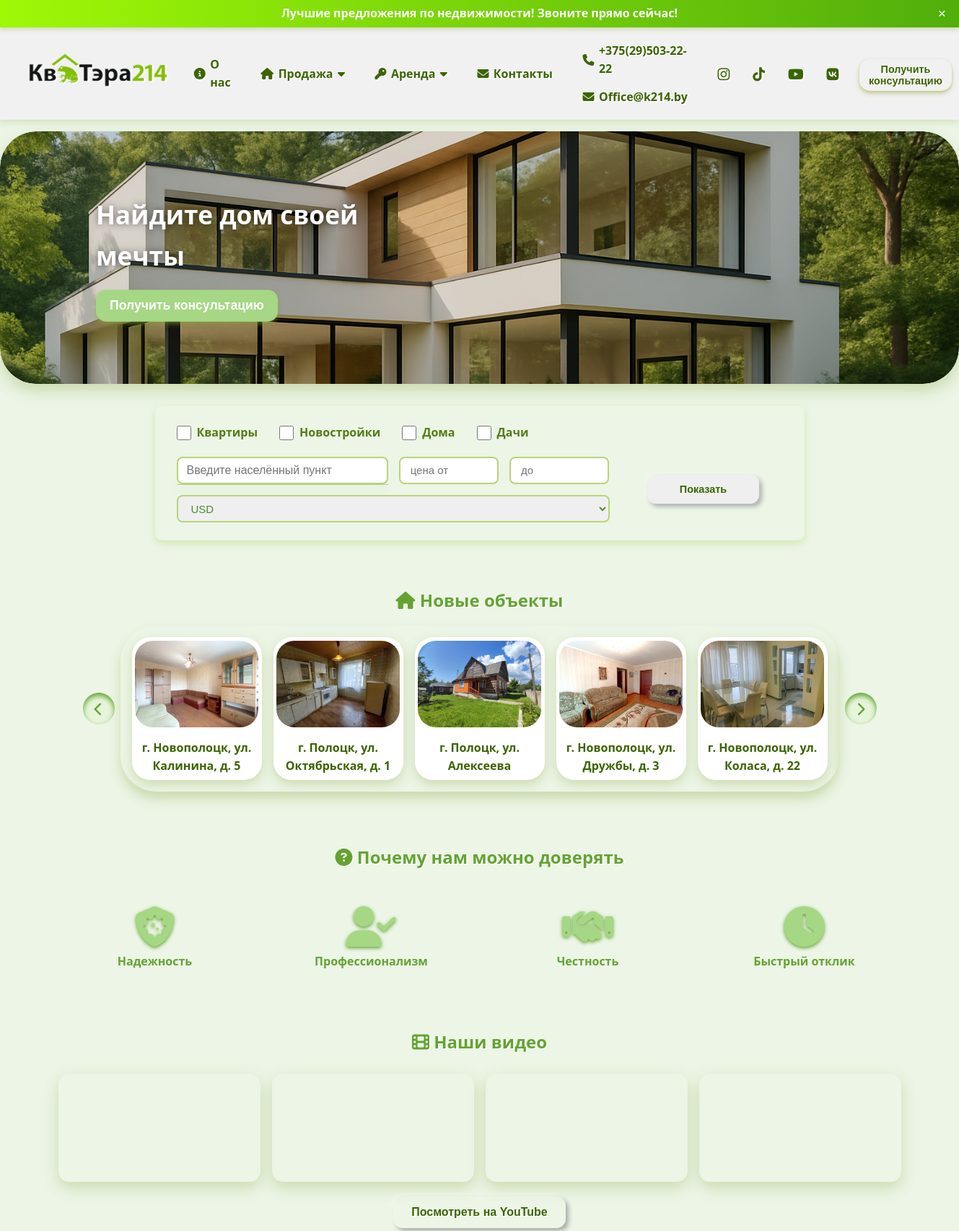
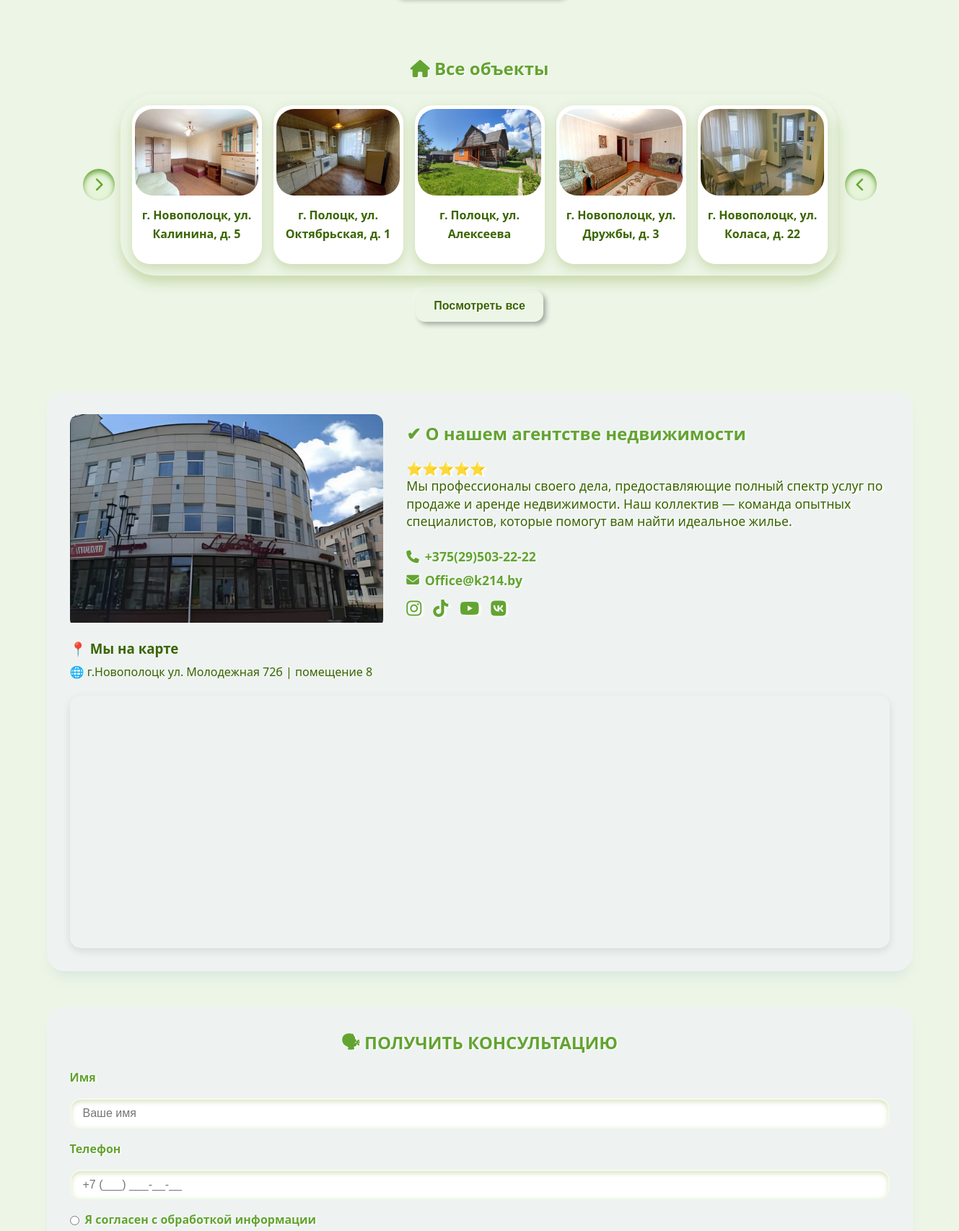
The page / (upper part) on the database its author committed (2 pictures, top to bottom).
### webapp/models.py (models this page shows, shortened)
class Contact(models.Model):
    name = models.CharField(max_length=255)
    phone = models.CharField(max_length=20, default='phone')
    phone_two = models.CharField(max_length=20, default='phone')
    email = models.EmailField()

class SocialNetwork(models.Model):
    contact = models.ForeignKey(Contact, related_name='social_networks', on_delete=models.CASCADE)
    name = models.CharField(max_length=100)
    url = models.URLField()
    icon = models.CharField(max_length=100, help_text='Название иконки (например, fa-facebook) или путь')

class MainSliderPhoto(models.Model):
    name_photo = models.ForeignKey(MainSlider, related_name='photos', on_delete=models.CASCADE)
    photo = models.ImageField(upload_to='main_slider_photos/')
    desc_text = models.CharField(max_length=255, blank=True)

class MainSlider(models.Model):
    name = models.CharField("Название", max_length=255)

class Property(models.Model):
    CURRENCY_CHOICES = [
        ('USD', 'USD'),
        ('BYN', 'BYN'),
    ]
    name = models.CharField(max_length=255)
    slug = models.SlugField(max_length=255, unique=True, blank=True, null=True)
    description = models.TextField()
    notes = models.TextField(default='Примечание')
    address = models.CharField(max_length=500)
    price = models.DecimalField(max_digits=12, decimal_places=2)
    floor = models.TextField(help_text='Этаж', default=0)
    many_rooms = models.TextField(help_text='Сколько комнат', default=0)
    area = models.FloatField(help_text='Площадь в квадратных метрах')
    area_ga = models.FloatField(help_text='Площадь в гектарах/сотках', null=True, blank=True)
    date_posted = models.DateField(auto_now_add=True)
    is_sale = models.BooleanField(default=True)
    is_rent = models.BooleanField(default=True)
    is_active_new = models.BooleanField(default=True)
    is_active_house = models.BooleanField(default=True)
    is_active_country_house = models.BooleanField(default=True)
    is_active_apartment = models.BooleanField(default=True)
    is_active_sold = models.BooleanField(default=False)
    contacts = models.ManyToManyField(Contact, related_name='properties')
    currency = models.CharField(max_length=3, choices=CURRENCY_CHOICES, default='USD')

class PropertyPhoto(models.Model):
    property = models.ForeignKey(Property, related_name='photos', on_delete=models.CASCADE)
    photo = models.ImageField(upload_to='property_photos/')
    alt_text = models.CharField(max_length=255, blank=True)

### webapp/views.py (the view, shortened to what this page needs)
# urls.py: path('', views.index, name='index'),
def index(request):
    properties = Property.objects.all()
    sliders = MainSlider.objects.prefetch_related('photos').all()
    property_types = request.GET.getlist('property_type')
    direction = request.GET.get('direction', '').strip()
    if direction:
        properties = properties.filter(address__icontains=direction)
    price_min = request.GET.get('price_min')
    if price_min:
        try:
            price_min = float(price_min)
            properties = properties.filter(price__gte=price_min)
        except (ValueError, TypeError):
            pass
    price_max = request.GET.get('price_max')
    if price_max:
        try:
            price_max = float(price_max)
            properties = properties.filter(price__lte=price_max)
        except (ValueError, TypeError):
            pass
    currency = request.GET.get('currency')
    if currency:
        valid_currencies = dict(Property.CURRENCY_CHOICES).keys()
        if currency.upper() in valid_currencies:
            properties = properties.filter(currency=currency.upper())
    addresses = Property.objects.values_list('address', flat=True).distinct()
    cities_set = set()
    for addr in addresses:
        if addr and "," in addr:
            city = addr.split(",")[0].strip()
        else:
            city = addr
        cities_set.add(city)
    cities = sorted(cities_set)
    context = {
        'properties_new': Property.objects.filter(is_active_new=True).prefetch_related('photos'),
        'properties_all': properties.prefetch_related('photos'),
        'cities': cities,
        'sliders': sliders,
    }
    return render(request, 'webapp/index.html', context)

### webapp/context_processors.py (called while the page is built)
def contact_data(request):
    contact = Contact.objects.prefetch_related('social_networks').first()
    return {
        'contact': contact,
    }

### webapp/templates/webapp/index.html (shortened to what this page needs)
{% extends 'main/base.html' %}
{% load static %}
{% block content %}
    {% include 'main/main_slider.html' %}
    {% include 'webapp/filter.html' %}
    {% include 'main/new_objects_slider.html' %}
    <section class="trust-section">
        <h2><i class="fa-solid fa-circle-question"></i> Почему нам можно доверять</h2>
        <div class="trust-items">
            <div class="trust-item">
                <i class="fa-solid fa-shield-virus"></i>
                <p>Надежность</p>
            </div>
            <div class="trust-item">
                <i class="fa-solid fa-user-check"></i>
                <p>Профессионализм</p>
            </div>
            <div class="trust-item">
                <i class="fa-solid fa-handshake"></i>
                <p>Честность</p>
            </div>
            <div class="trust-item">
                <i class="fa-solid fa-clock"></i>
                <p>Быстрый отклик</p>
            </div>
        </div>
    </section>
    <section class="video-section">
        <h2><i class="fa-solid fa-film"></i> Наши видео</h2>
        <div class="video-grid">
            <div class="video-item">
                <iframe src="https://www.youtube.com/embed/GXrxmrgG0mo" title="Видео 1" frameborder="0"
                        allowfullscreen></iframe>
            </div>
            <div class="video-item">
                <iframe src="https://www.youtube.com/embed/CQF3IEwUWLI" title="Видео 2" frameborder="0"
                        allowfullscreen></iframe>
            </div>
            <div class="video-item">
                <iframe src="https://www.youtube.com/embed/AaHqGM5TMmI" title="Видео 3" frameborder="0"
                        allowfullscreen></iframe>
            </div>
            <div class="video-item">
                <iframe src="https://www.youtube.com/embed/CQF3IEwUWLI" title="Видео 4" frameborder="0"
                        allowfullscreen></iframe>
            </div>
        </div>
        <a href="https://www.youtube.com/channel/UChR3iu9DprNs3y-5lhLBGKg">
            <button class="btn btn-see_all" type="button">Посмотреть на YouTube</button>
        </a>
    </section>
    <section class="slider-objects-reverse">
        <h2><i class="fa-solid fa-home"></i> Все объекты</h2>
        <div class="slider-container reverse-direction">
            <button class="arrow left-arrow" aria-label="Влево"><i class="fa fa-chevron-left"></i></button>
            <div class="objects-wrapper">
                <div class="objects">
                    {% for property in properties_all %}
                        <div class="object-item">
                            <a href="{% if property.is_rent %}{% url 'rent_single' property.slug %}
                 {% elif property.is_sale %}{% url 'sale_single' property.slug %}
                 {% else %}#{% endif %}">
                                {% if property.photos.all %}
                                    <img src="{{ property.photos.all.0.photo.url }}" alt="{{ property.name }}"/>
                                {% else %}
                                    <img src="{% static 'webapp/images/kvatera_default.jpg' %}"
                                         alt="{{ property.name }}"/>
                                {% endif %}
                                <p>{{ property.name }}</p>
                            </a>
                        </div>
                    {% empty %}
                        <p>Объектов нет</p>
                    {% endfor %}
                </div>
            </div>
            <button class="arrow right-arrow" aria-label="Вправо"><i class="fa fa-chevron-right"></i></button>
        </div>
    <a href="{% url 'sale' %}">
  <button class="btn btn-see_all" type="button">Посмотреть все</button>
</a>
    </section>
    <section class="about-section" id="about">
        <div class="container about-container">
            <div class="about-photo">
                <img src="{% static 'webapp/images/kvatera_about.jpg' %}" alt="Фото компании"/>
            </div>
            <div class="about-text">
                <h2>✔ О нашем агентстве недвижимости</h2>
                <p>
                    ⭐⭐⭐⭐⭐<br>
                    Мы профессионалы своего дела, предоставляющие полный спектр услуг по продаже и аренде недвижимости.
                    Наш коллектив — команда опытных специалистов, которые помогут вам найти идеальное жилье.
                </p>
                <div class="contacts-about">
                    <p>
                        <i class="fa-solid fa-phone"></i>
                        <a href="tel:{{ contact.phone|urlencode }}">{{ contact.phone }}</a>
                    </p>
                    <p>
                        <i class="fa-solid fa-envelope"></i>
                        <a href="mailto:{{ contact.email|urlencode }}">{{ contact.email }}</a>
                    </p>
                    <div class="social-about">
                        {% for social in contact.social_networks.all %}
                            <a href="{{ social.url }}" aria-label="{{ social.name }}" target="_blank"
                               rel="noopener noreferrer">
                                <i class="{{ social.icon }}"></i>
                            </a>
                        {% empty %}
                            <p>Соцсетей нет</p>
                        {% endfor %}
                    </div>
                </div>
            </div>
        </div>
        <div class="container">
            <h3 class="margin-set">📍 Мы на карте</h3>
            <p>🌐 г.Новополоцк ул. Молодежная 72б | помещение 8</p>
            <div class="map-container">
                <iframe
                        src="https://www.google.com/maps/embed?pb=!1m18!1m12!1m3!1d2257.7787718957343!2d28.6432172!3d55.536222599999995!2m3!1f0!2f0!3f0!3m2!1i1024!2i768!4f13.1!3m3!1m2!1s0x46c485209fe11a4b%3A0x906ceb1e54e03589!2z0KbQtdC90YLRgCDRgNC40Y3Qu9GC0LXRgNGB0LrQuNGFINGD0YHQu9GD0LMg0JrQstCw0KLRjdGA0LAgMjE0!5e0!3m2!1sru!2sby!4v1755249880238!5m2!1sru!2sby"
                        width="1200"
                        height="350"
                        style="border:0;"
                        allowfullscreen=""
                        loading="lazy"
                        class="map-iframe"
                ></iframe>
            </div>
        </div>
    </section>
    {% include 'webapp/consultation_form.html' %}
{% endblock %}

### templates/main/base.html (shortened to what this page needs)
{% load static %}
<!DOCTYPE html>
<html lang="ru">
<head>
  <link href="https://cdnjs.cloudflare.com/ajax/libs/font-awesome/6.4.0/css/all.min.css" rel="stylesheet" />
  <link rel="stylesheet" href="{% static 'webapp/css/style.css' %}" />
</head>
<body>
  <div id="top-bar" class="top-bar">
    <span>Лучшие предложения по недвижимости! Звоните прямо сейчас!</span>
    <button class="close-button" aria-label="Закрыть">&times;</button>
  </div>
  <header class="header">
      <div class="container header-container">
          <div class="logo">
              <a href="{% url 'index' %}">
                  <img src="{% static 'webapp/images/logo_kvatera.png' %}" alt="Логотип агентства"/>
              </a>
          </div>
          <nav id="navMenu" class="nav" aria-hidden="true">
              <ul class="menu">
                  <li><a href="{% url 'about' %}"><i class="fa-solid fa-info-circle"></i> О нас</a></li>
                  <li class="dropdown sale-dropdown">
                      <a href="{% url 'sale' %}"><i class="fa-solid fa-house"></i> Продажа <i
                              class="fa fa-caret-down"></i></a>
                  </li>
                  <li class="dropdown rent-dropdown">
                      <a href="{% url 'rent' %}"><i class="fa-solid fa-key"></i> Аренда <i class="fa fa-caret-down"></i></a>
                  </li>
                  <li><a href="{% url 'contacts' %}"><i class="fa-solid fa-envelope"></i> Контакты</a></li>
                  <li class="contacts-menu">
                      <a href="tel:{{ contact.phone|urlencode }}"><i class="fa-solid fa-phone"></i> {{ contact.phone }}
                      </a>
                      <a href="mailto:{{ contact.email|urlencode }}"><i
                              class="fa-solid fa-envelope"></i> {{ contact.email }}</a>
                  </li>
                  <li class="social-menu">
                      {% for social in contact.social_networks.all %}
                          <a href="{{ social.url }}" aria-label="{{ social.name }}" target="_blank"
                             rel="noopener noreferrer">
                              <i class="{{ social.icon }}"></i>
                          </a>
                      {% empty %}
                          <span>Соцсетей нет</span>
                      {% endfor %}
                  </li>
                  <li>
                      <button class="btn-consultation" id="openConsultationBtn">Получить консультацию</button>
                  </li>
              </ul>
          </nav>
      </div>
  </header>
  {% block content %}{% endblock %}
</body>
</html>

### templates/main/main_slider.html (shortened to what this page needs)
{% load static %}
{% block content %}
    <section class="slider-main">
        <div class="slider-wrapper">
            <div class="slides">
                {% if sliders %}
                    {% for slider in sliders %}
                        {% if slider.photos.exists %}
                            {% for photo in slider.photos.all %}
                                <div class="slide">
                                    <img src="{{ photo.photo.url }}" alt="{% if photo.desc_text %}{{ photo.desc_text }}{% else %}Слайд {{ forloop.counter }}{% endif %}" />
                                    <div class="slide-content">
                                        <h2>{{ slider.name|default:"Название отсутствует" }}</h2>
                                        <button class="btn-consultation" onclick="showCallbackModal()">Получить
                                            консультацию
                                        </button>
                                    </div>
                                </div>
                            {% endfor %}
                        {% endif %}
                    {% endfor %}
                {% endif %}
            </div>
        </div>
    </section>
{% endblock %}

### templates/main/new_objects_slider.html
{% load static %}
{% block content %}
    <section class="slider-new-objects">
        <h2><i class="fa-solid fa-home"></i> Новые объекты</h2>
        <div class="slider-container">
            <button class="arrow left-arrow" aria-label="Влево"><i class="fa fa-chevron-left"></i></button>
            <div class="new-objects-wrapper">
                <div class="new-objects">
                    {% for property in properties_new %}
                        <div class="new-object">
                            <a href="{% if property.is_rent %}{% url 'rent_single' property.slug %}
                                 {% elif property.is_sale %}{% url 'sale_single' property.slug %}
                                 {% else %}#{% endif %}">
                                {% if property.photos.all %}
                                    <img src="{{ property.photos.all.0.photo.url }}" alt="{{ property.name }}"/>
                                {% else %}
                                    <img src="{% static 'webapp/images/house_slide.png' %}" alt="{{ property.name }}"/>
                                {% endif %}
                                <p>{{ property.name }}</p>
                            </a>
                        </div>
                    {% empty %}
                        <p>Новых объектов нет</p>
                    {% endfor %}
                </div>
            </div>
            <button class="arrow right-arrow" aria-label="Вправо"><i class="fa fa-chevron-right"></i></button>
        </div>
    </section>
{% endblock %}

### rows shown on the page
Contact: phone "+375(29)503-22-22", email "Office@k214.by"
MainSlider: name "Найдите дом своей мечты"
MainSliderPhoto: photo (picture)
Property: photos.all.0.photo (picture), name "г. Новополоцк, ул. Калинина, д. 5"
Property: photos.all.0.photo (picture), name "г. Полоцк, ул. Октябрьская, д. 1"
Property: photos.all.0.photo (picture), name "г. Полоцк, ул. Алексеева"
Property: photos.all.0.photo (picture), name "г. Новополоцк, ул. Дружбы, д. 3"
Property: photos.all.0.photo (picture), name "г. Новополоцк, ул. Коласа, д. 22"
